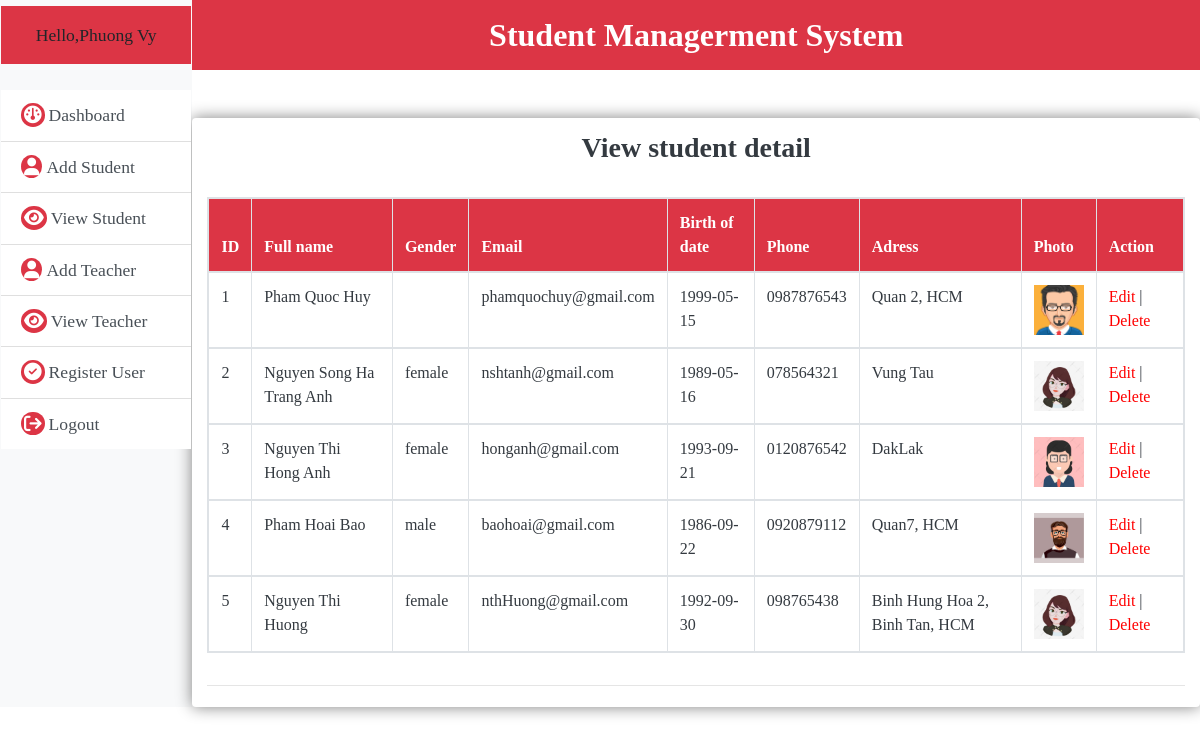
Screenshot of /admin/viewTeacher.php (signed in) with the database file from the repository.
### tables this page shows
CREATE TABLE `teacher` (
  `id` int(11) NOT NULL,
  `fullname_Teacher` varchar(256) NOT NULL,
  `phone_Teacher` varchar(256) DEFAULT NULL,
  `email_Teacher` varchar(256) NOT NULL,
  `Adress_Teacher` varchar(256) NOT NULL,
  `date_Teacher` date NOT NULL,
  `gender_Teacher` varchar(256) NOT NULL,
  `photo_Teacher` varchar(256) DEFAULT NULL
);

### admin/viewTeacher.php (the view, shortened to what this page needs)
<?php
include_once "../database/dbcon.php";
?>
<?php
include_once "header.php";
?>
<body>
<?php
    $sql=mysqli_query($con,"SELECT*FROM admin WHERE id='{$_SESSION['id']}'");
    if(mysqli_num_rows($sql)>0){
        $row=mysqli_fetch_assoc($sql);
    }
    ?>
    <div class="d-flex" id="wrap">
        <div class="sidebar bg-light border-light border">
            <div class="sidebar-heading">
                <p class="text-center bg-danger p-3">Hello,<span><?php echo $row['fullname']?></span></p>
            </div>
            <ul class="listgroup list-group-flush">
                <a href="../../Student-Management-/admin/dashboard.php" class="list-group-item list-group-item-action"><i class="fa fa-dashboard"></i>Dashboard</a>
                <a href="../../Student-Management-/admin/addstudent.php" class="list-group-item list-group-item-action"><i class="fa fa-user"></i>Add Student</a>
                <a href="../../Student-Management-/admin/viewstudent.php" class="list-group-item list-group-item-action"><i class="fa fa-eye"></i>View Student</a>
                <a href="../../Student-Management-/admin/addTeacher.php" class="list-group-item list-group-item-action"><i class="fa fa-user"></i>Add Teacher</a>
                <a href="../../Student-Management-/admin/viewTeacher.php" class="list-group-item list-group-item-action"><i class="fa fa-eye"></i>View Teacher</a>
                <a href="../../Student-Management-/admin/register.php" class="list-group-item list-group-item-action"><i class="fa fa-check-circle"></i>Register User</a>
                <a href="../../Student-Management-/page/logout.php" class="list-group-item list-group-item-action"><i class="fa fa-sign-out"></i>Logout</a>
            </ul>
        </div>
        <div class="main-body">
        <section class="main-form">
        <h2 class="text-center text-white .shadow-lg bg-danger p-3 font-weight-bold">Student Managerment System</h2>
        <div class="container bg-white rounded dash mt-5" id="formsetting">
            <h3 class="text-center text-dark pb-4 pt-2 font-weight-bold">View student detail</h3>
            <div class="row">
                <div class="col-md-12 col-sm-12 col-12">
                    <table class="table table-bordered table-responsive">
                        <thead class="bg-danger text-white ">
                            <tr>
                                <th>ID</th>
                                <th>Full name</th>
                                <th>Gender</th>
                                <th>Email</th>
                                <th>Birth of date</th>
                                <th>Phone</th>
                                <th>Adress</th>
                                <th>Photo</th>
                                <th>Action</th>
                            </tr>
                        </thead>
                        <?php
                            $sqlView="SELECT * FROM teacher";
                            $runView=mysqli_query($con,$sqlView);
                            $i=1;
                            while($rowView=mysqli_fetch_assoc($runView)){
                        ?>
                        <tbody class="text-dark">
                            <tr>
                                <td><?php echo $i++ ;?></td>
                                <td><?php echo $rowView['fullname_Teacher'];?></td>
                                <td><?php echo $rowView['gender_Teacher'];?></td>
                                <td><?php echo $rowView['email_Teacher'];?></td>
                                <td><?php echo $rowView['date_Teacher'];?></td>
                                <td><?php echo $rowView['phone_Teacher'];?></td>
                                <td><?php echo $rowView['Adress_Teacher'];?></td>
                                <td><a href="../Teacher_image/<?php echo $rowView['photo_Teacher'];?>">
                                    <img src="../Teacher_image/<?php echo $rowView['photo_Teacher'];?>" alt="" width="50" height="50">
                                </a></td>
                                <td>
                                    <a style="color: red; text-decoration:none"href="updateTeacher.php?edit_TeacherID=<?php echo $rowView['id'];?>">Edit
                                    </a> |
                                    <a style="color: red; text-decoration:none" href="deleteTeacher.php?delete_TecherID=<?php echo $rowView['id'];?>"> Delete
                                    </a>
                                </td>
                            </tr>
                        </tbody>
                        <?php
                        }?>
                    </table>
                </div>
            </div>
            <hr>
        </div>
    </section>
    </div>
</body>
</html>

### admin/header.php (shortened to what this page needs)
<!DOCTYPE html>
<html lang="en">
<head>
    <link rel="stylesheet" href="../../Student-Management-/css/css.css">
        <link rel="stylesheet" href="https://cdn.jsdelivr.net/npm/bootstrap@4.6.1/dist/css/bootstrap.min.css">
        <link rel="stylesheet" href="https://cdnjs.cloudflare.com/ajax/libs/font-awesome/6.2.0/css/all.min.css">
</head>

### css/css.css (style rules this page uses)
* { margin:0; padding:0; box-sizing: border-box; font-family:tahoma ; }
.container { background-color: rgba(189, 188, 188, 0.492); border-radius: 10px; padding:5px; }
.sidebar { margin:0; width:16rem; font-size:1.1rem; transition: all 0.5s ease; }
.sidebar-heading { padding-top: 5px; padding-bottom: 10px; }
.sidebar i { color: white; background: #dc3545 ; border-radius: 50%; padding:3px; margin-right: 4px; }
.main-body { width: 84rem; }
.dash { box-shadow: 0 0rem 1rem gray; }

### rows the page displays
teacher: fullname_Teacher "Pham Quoc Huy", email_Teacher "phamquochuy@gmail.com", date_Teacher "1999-05-15", phone_Teacher "0987876543", Adress_Teacher "Quan 2, HCM", photo_Teacher (picture)
teacher: fullname_Teacher "Nguyen Song Ha Trang Anh", gender_Teacher "female", email_Teacher "nshtanh@gmail.com", date_Teacher "1989-05-16", phone_Teacher "078564321", Adress_Teacher "Vung Tau", photo_Teacher (picture)
teacher: fullname_Teacher "Nguyen Thi Hong Anh", gender_Teacher "female", email_Teacher "honganh@gmail.com", date_Teacher "1993-09-21", phone_Teacher "0120876542", Adress_Teacher "DakLak", photo_Teacher (picture)
teacher: fullname_Teacher "Pham Hoai Bao", gender_Teacher "male", email_Teacher "baohoai@gmail.com", date_Teacher "1986-09-22", phone_Teacher "0920879112", Adress_Teacher "Quan7, HCM", photo_Teacher (picture)
teacher: fullname_Teacher "Nguyen Thi Huong", gender_Teacher "female", email_Teacher "nthHuong@gmail.com", date_Teacher "1992-09-30", phone_Teacher "098765438", Adress_Teacher "Binh Hung Hoa 2, Binh Tan, HCM", photo_Teacher (picture)

### other values shown
$row['fullname'] "Phuong Vy"
